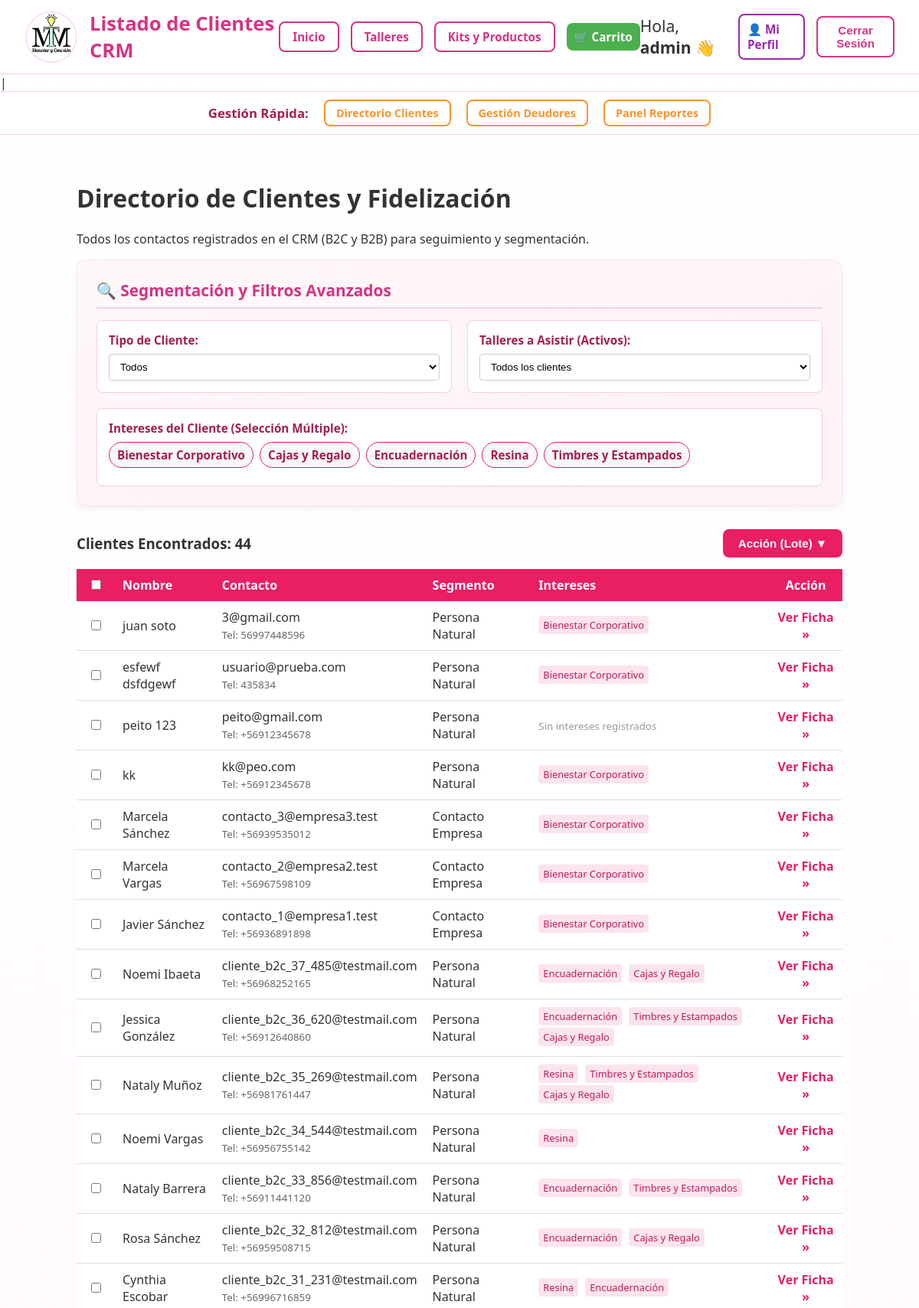
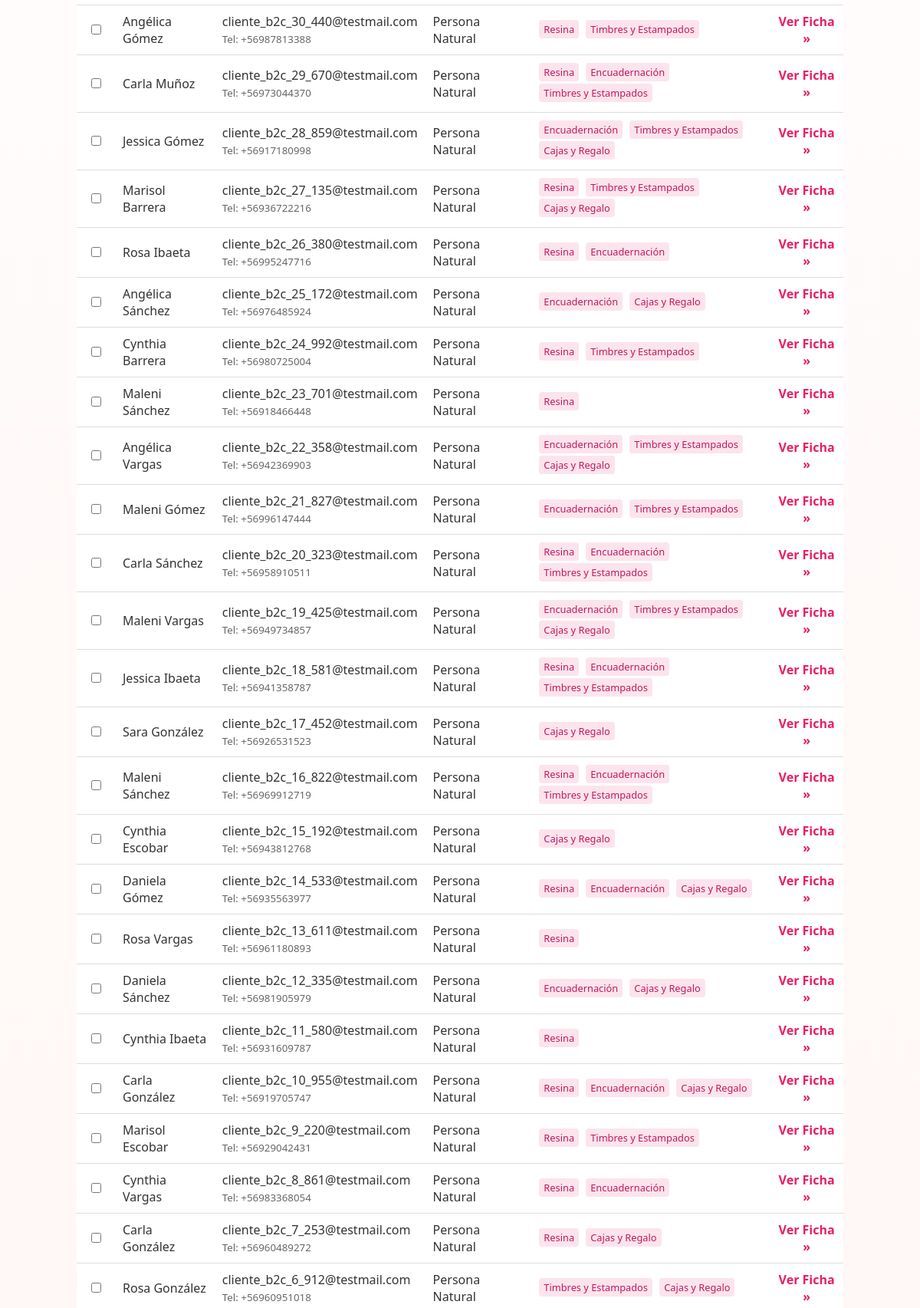
Screenshot of /gestion/clientes/ (signed in, upper part) with the database file from the repository (2 pictures, top to bottom).
### crm/models.py (models this page shows, shortened)
class Interes(models.Model):
    nombre = models.CharField(max_length=100, unique=True, verbose_name="Nombre del Interés")
    descripcion = models.TextField(blank=True, verbose_name="Descripción o Palabras Clave")
    class Meta:
        verbose_name_plural = "Intereses"

class Cliente(models.Model):
    TIPO_CLIENTE_CHOICES = [
        ('B2C', 'Persona Natural'),
        ('B2B', 'Contacto Empresa'), # Etiqueta actualizada
    ]
    nombre_completo = models.CharField(max_length=150, verbose_name="Nombre Completo (Contacto)") # Etiqueta actualizada
    email = models.EmailField(unique=True, verbose_name="Correo Electrónico (Contacto)") # Etiqueta actualizada
    telefono = models.CharField(max_length=20, blank=True, null=True, verbose_name="Teléfono (Contacto)") # Etiqueta actualizada
    fecha_nacimiento = models.DateField(blank=True, null=True, verbose_name="Fecha de Nacimiento (si aplica)") # Etiqueta actualizada
    empresa = models.ForeignKey(
        Empresa,
        on_delete=models.SET_NULL, # Si se borra la empresa, el contacto no se borra, solo pierde el vínculo
        blank=True,
        null=True,
        related_name='contactos', # Permite acceder a los contactos desde una empresa: empresa.contactos.all()
        verbose_name="Empresa (si aplica)"
    )
    comuna_vive = models.CharField(max_length=100, blank=True, null=True, verbose_name="Comuna de Residencia")
    tipo_cliente = models.CharField(max_length=3, choices=TIPO_CLIENTE_CHOICES, default='B2C', verbose_name="Tipo de Contacto") # Etiqueta actualizada
    intereses_cliente = models.ManyToManyField(Interes, blank=True, related_name='clientes', verbose_name="Intereses del Contacto") # Etiqueta actualizada
    observaciones = models.TextField(blank=True, verbose_name="Observaciones de Gestión (Seguimiento, etc.)")
    fecha_registro = models.DateTimeField(auto_now_add=True)

### crm/views.py (the view, shortened to what this page needs)
# urls.py: path('gestion/clientes/', views.listado_clientes, name='listado_clientes'),
@user_passes_test(is_superuser)
def listado_clientes(request):
    tipo_cliente_filtro = request.GET.get('tipo', None)
    intereses_filtro = request.GET.getlist('interes', [])
    taller_asistir_filtro = request.GET.get('taller_asistir', None)
    clientes = Cliente.objects.all().order_by('-fecha_registro')
    if tipo_cliente_filtro:
        clientes = clientes.filter(tipo_cliente=tipo_cliente_filtro)
    if intereses_filtro:
        interes_ids_int = [int(i) for i in intereses_filtro if i.isdigit()]
        if interes_ids_int:
            clientes = clientes.filter(intereses_cliente__id__in=interes_ids_int).distinct()
    if taller_asistir_filtro and taller_asistir_filtro.isdigit():
        taller_id = int(taller_asistir_filtro)
        clientes = clientes.filter(
            inscripciones__taller__id=taller_id,
            inscripciones__estado_pago__in=['PENDIENTE', 'ABONADO', 'PAGADO']
        ).distinct()
    todos_intereses = Interes.objects.all().order_by('nombre')
    talleres_futuros = Taller.objects.filter(
        esta_activo=True,
        fecha_taller__gte=timezone.now().date()
    ).order_by('fecha_taller')
    context = {
        'titulo': 'Listado de Clientes CRM',
        'clientes': clientes,
        'todos_intereses': todos_intereses,
        'intereses_activos': [int(i) for i in intereses_filtro if i.isdigit()],
        'talleres_futuros': talleres_futuros,
        'taller_asistir_activo': int(taller_asistir_filtro) if taller_asistir_filtro and taller_asistir_filtro.isdigit() else None,
    }
    return render(request, 'crm/listado_clientes.html', context)

### crm/views.py (called while the page is built)
def is_superuser(user):
    return user.is_superuser

### crm/templates/crm/listado_clientes.html (shortened to what this page needs)
{% extends 'crm/base.html' %}
{% load humanize crm_tags %}
{% block content %}
    <h1>Directorio de Clientes y Fidelización</h1>
    <p>Todos los contactos registrados en el CRM (B2C y B2B) para seguimiento y segmentación.</p>
    <form method="GET" id="filterForm" action="{% url 'listado_clientes' %}">
        <div class="filter-container">
            <h2 class="filter-section-title">🔍 Segmentación y Filtros Avanzados</h2>
            <div style="display: flex; flex-wrap: wrap; gap: 20px;">
                <div class="filter-group">
                    <label>Tipo de Cliente:</label>
                    <select name="tipo" onchange="submitFilters()" class="filter-input">
                        <option value="" {% if not request.GET.tipo %}selected{% endif %}>Todos</option>
                    </select>
                </div>
                <div class="filter-group">
                    <label>Talleres a Asistir (Activos):</label>
                    <select name="taller_asistir" onchange="submitFilters()" class="filter-input">
                        <option value="" {% if not request.GET.taller_asistir %}selected{% endif %}>Todos los clientes</option>
                    </select>
                </div>
                <div class="filter-group" style="min-width: 300px; flex: 2;">
                    <label>Intereses del Cliente (Selección Múltiple):</label>
                    <div class="interest-chips">
                        {% for interes in todos_intereses %}
                            <label class="interest-chip-label">
                                <span class="interest-chip-text">{{ interes.nombre }}</span>
                            </label>
                        {% endfor %}
                    </div>
                </div>
            </div>
        </div>
    </form>
    <div style="margin-bottom: 15px; display: flex; justify-content: space-between; align-items: center;">
        <h3 style="margin: 0;">Clientes Encontrados: {{ clientes|length }}</h3>
        <div class="action-dropdown">
            <button type="button" onclick="toggleDropdown()"
                    class="btn btn-register"
                    style="background: #e91e63; padding: 10px 20px; font-weight: bold;">
                Acción (Lote) ▼
            </button>
        </div>
    </div>
    <table style="width: 100%; border-collapse: collapse; margin-top: 5px;">
        <thead>
            <tr style="background-color: #e91e63; color: white;">
                <th style="padding: 10px; width: 30px;"><input type="checkbox" id="selectAll"></th>
                <th style="padding: 10px; text-align: left;">Nombre</th>
                <th style="padding: 10px; text-align: left;">Contacto</th>
                <th style="padding: 10px; text-align: left;">Segmento</th>
                <th style="padding: 10px; text-align: left;">Intereses</th>
                <th style="padding: 10px;">Acción</th>
            </tr>
        </thead>
        <tbody>
            {% for cliente in clientes %}
                <tr style="border-bottom: 1px solid #ddd; background-color: white;">
                    <td style="padding: 10px; text-align: center;">
                        <input type="checkbox" name="cliente_seleccionado" value="{{ cliente.id }}" class="client-checkbox">
                    </td>
                    <td style="padding: 10px;">{{ cliente.nombre_completo }}</td>
                    <td style="padding: 10px;">
                        {{ cliente.email }}<br>
                        <small style="color: #666;">Tel: {{ cliente.telefono|default:'N/A' }}</small>
                    </td>
                    <td style="padding: 10px;">{{ cliente.get_tipo_cliente_display }}</td>
                    <td style="padding: 10px;">
                        {% for interes in cliente.intereses_cliente.all %}
                            <span style="display: inline-block; background-color: #fce4ec; color: #c2185b; border-radius: 4px; padding: 3px 6px; font-size: 0.8em; margin-right: 5px; margin-bottom: 3px;">
                                {{ interes.nombre }}
                            </span>
                        {% empty %}
                            <small style="color: #999;">Sin intereses registrados</small>
                        {% endfor %}
                    </td>
                    <td style="padding: 10px; text-align: center;">
                        <a href="{% url 'detalle_cliente_admin' cliente_id=cliente.id %}" style="color: #e91e63; text-decoration: none; font-weight: bold;">Ver Ficha »</a>
                    </td>
                </tr>
            {% empty %}
                <tr>
                    <td colspan="6" style="padding: 20px; text-align: center; background-color: #fffde7; color: #555;">No hay clientes que coincidan con los filtros.</td>
                </tr>
            {% endfor %}
        </tbody>
    </table>
{% endblock content %}

### crm/templates/crm/base.html (shortened to what this page needs)
{% load static %}
<!DOCTYPE html>
<html lang="es">
<head>
</head>
<body>
    <header>
        <div class="header-titulo-container">
            <img src="{% static 'logo.jpg' %}" height="70px" class="logo-titulo">
            <h1>{{ titulo|default:'TMM Bienestar y Conexión' }} </h1>
        </div>
        <nav class="nav-main">
            <a href="{% url 'home' %}" class="nav-btn">Inicio</a>
            <a href="{% url 'catalogo_talleres' %}" class="nav-btn">Talleres</a>
            <a href="{% url 'catalogo_productos' %}" class="nav-btn">Kits y Productos</a>
            <a href="{% url 'ver_carrito' %}" class="btn btn-cart" title="Ver mi carrito">
                 🛒 Carrito
            </a>
        </nav>
        <div class="auth-actions">
            {% if user.is_authenticated %}
                <span>Hola, <strong>{{ user.first_name|default:user.username }}</strong> 👋</span>
                <a href="{% url 'perfil_usuario' %}" class="btn btn-profile" title="Mi Perfil">
                    👤 Mi Perfil
                </a>
                <form method="POST" action="{% url 'logout' %}" style="display:inline;">
                    <button type="submit" class="btn btn-login">Cerrar Sesión</button>
                </form>
            {% else %}
                <a href="{% url 'login' %}" class="btn btn-login">Iniciar Sesión</a>
                <a href="{% url 'registro_cliente' %}" class="btn btn-register">Registrarse</a>
            {% endif %}
        </div>
    </header>   |
    {% if user.is_superuser %}
    <nav class="nav-admin">
        <span class="admin-title">Gestión Rápida:</span>
        <a href="{% url 'listado_clientes' %}" class="admin-btn">Directorio Clientes</a>
        <a href="{% url 'gestion_deudores' %}" class="admin-btn">Gestión Deudores</a>
        <a href="{% url 'panel_reportes' %}" class="admin-btn">Panel Reportes</a>
    </nav>
    {% endif %}
        <div class="container">
        {% block content %}{% endblock content %}
    </div>
</body>
</html>

### crm/templates/crm/base.html (style rules this page uses)
body { font-family: 'Segoe UI', sans-serif; margin: 0; padding: 0; background: linear-gradient(to bottom, #fff, #fff7f5); color: #333; }
.container { width: 90%; max-width: 1000px; margin: 20px auto; padding: 20px; }
header { background: #fff; border-bottom: 1px solid #f3d1d9; padding: 0.8em 2em; display: grid; grid-template-columns: 1fr auto 1fr; align-items: center; }
header h1 { margin: 0; font-size: 1.6rem; color: #d63384; font-weight: 700; }
.header-titulo-container { display: flex; align-items: center; gap: 15px; grid-column: 1; }
nav.nav-main { display: flex; justify-content: center; align-items: center; gap: 15px; grid-column: 2; }
.nav-btn { padding: 8px 16px; border-radius: 8px; border: 2px solid #d63384; color: #d63384; font-weight: 600; font-size: 0.95rem; text-decoration: none; transition: all 0.2s ease; }
.auth-actions { display: flex; align-items: center; gap: 15px; grid-column: 3; justify-content: flex-end; }
.auth-actions span { font-size: 21px; font-weight: 500; }
.btn { padding: 8px 18px; border-radius: 8px; font-weight: 600; text-decoration: none; border: none; cursor: pointer; font-size: 0.95rem; transition: all 0.2s ease; }
.btn-login { background: #fff; border: 2px solid #d63384; color: #d63384; }
.btn-register { background: #d63384; color: #fff; }
.nav-admin { background: #fff; border-top: 1px solid #f3d1d9; border-bottom: 1px solid #f3d1d9; padding: 10px 2em; display: flex; align-items: center; justify-content: center; gap: 20px; }
.admin-title { color: #a61e4d; font-weight: 700; font-size: 1.05rem; }
.admin-btn { padding: 6px 14px; border-radius: 8px; border: 2px solid #ff922b; color: #ff922b; font-weight: 600; font-size: 0.9rem; text-decoration: none; transition: all 0.2s ease; }
h2 { border-bottom: 2px solid #f3d1d9; padding-bottom: 8px; color: #a61e4d; }
.btn-profile { background: #fff; border: 2px solid #9c27b0; color: #9c27b0; font-weight: 600; padding: 8px 10px; }
.btn-cart { background: #4caf50; color: white; border: none; padding: 8px 10px; font-size: 0.95rem; }

### crm/templates/crm/listado_clientes.html (style rules this page uses)
.filter-container { background: linear-gradient(to bottom right, #fff8f8, #fdf2f8); border: 1px solid #fde2e8; border-radius: 12px; padding: 25px; margin-bottom: 30px; box-shadow: 0 4px 10px rgba(0,0,0,0.05); }
.filter-section-title { color: #d63384; font-weight: 800; font-size: 1.3rem; margin-top: 0; margin-bottom: 15px; }
.filter-group { padding: 15px; border: 1px solid #f3d1d9; border-radius: 8px; background: #fff; box-shadow: 0 2px 4px rgba(0,0,0,0.02); flex: 1; min-width: 280px; }
.filter-group label { display: block; font-weight: 600; color: #a61e4d; margin-bottom: 8px; font-size: 0.95rem; }
.filter-input { width: 100%; padding: 8px 10px; border: 1px solid #ccc; border-radius: 4px; background-color: #fff; transition: border-color 0.2s; }
.interest-chips { display: flex; flex-wrap: wrap; gap: 8px; }
.interest-chip-label { display: inline-flex; align-items: center; background-color: #f8f8f8; border: 1px solid #e91e63; color: #e91e63; padding: 6px 10px; border-radius: 20px; cursor: pointer; font-size: 0.9em; font-weight: 500; transition: background-color 0.2s, color 0.2s; }
.interest-chip-text { display: inline-block; transition: background-color 0.2s, color 0.2s; }
.action-dropdown { position: relative; display: inline-block; }

### rows the page displays
Interes: nombre "Bienestar Corporativo"
Interes: nombre "Cajas y Regalo"
Interes: nombre "Encuadernación"
Interes: nombre "Resina"
Interes: nombre "Timbres y Estampados"
Cliente: nombre_completo "juan soto", email "3@gmail.com", telefono "56997448596", tipo_cliente "Persona Natural"
Cliente: nombre_completo "esfewf dsfdgewf", email "usuario@prueba.com", telefono "435834", tipo_cliente "Persona Natural"
Cliente: nombre_completo "peito 123", email "peito@gmail.com", telefono "+56912345678", tipo_cliente "Persona Natural"
Cliente: nombre_completo "kk", email "kk@peo.com", telefono "+56912345678", tipo_cliente "Persona Natural"
Cliente: nombre_completo "Marcela Sánchez", email "contacto_3@empresa3.test", telefono "+56939535012", tipo_cliente "Contacto Empresa"
Cliente: nombre_completo "Marcela Vargas", email "contacto_2@empresa2.test", telefono "+56967598109", tipo_cliente "Contacto Empresa"
Cliente: nombre_completo "Javier Sánchez", email "contacto_1@empresa1.test", telefono "+56936891898", tipo_cliente "Contacto Empresa"
Cliente: nombre_completo "Noemi Ibaeta", email "cliente_b2c_37_485@testmail.com", telefono "+56968252165", tipo_cliente "Persona Natural"
Cliente: nombre_completo "Jessica González", email "cliente_b2c_36_620@testmail.com", telefono "+56912640860", tipo_cliente "Persona Natural"
Cliente: nombre_completo "Nataly Muñoz", email "cliente_b2c_35_269@testmail.com", telefono "+56981761447", tipo_cliente "Persona Natural"
Cliente: nombre_completo "Noemi Vargas", email "cliente_b2c_34_544@testmail.com", telefono "+56956755142", tipo_cliente "Persona Natural"
Cliente: nombre_completo "Nataly Barrera", email "cliente_b2c_33_856@testmail.com", telefono "+56911441120", tipo_cliente "Persona Natural"
Cliente: nombre_completo "Rosa Sánchez", email "cliente_b2c_32_812@testmail.com", telefono "+56959508715", tipo_cliente "Persona Natural"
Cliente: nombre_completo "Cynthia Escobar", email "cliente_b2c_31_231@testmail.com", telefono "+56996716859", tipo_cliente "Persona Natural"
Cliente: nombre_completo "Angélica Gómez", email "cliente_b2c_30_440@testmail.com", telefono "+56987813388", tipo_cliente "Persona Natural"
Cliente: nombre_completo "Carla Muñoz", email "cliente_b2c_29_670@testmail.com", telefono "+56973044370", tipo_cliente "Persona Natural"
Cliente: nombre_completo "Jessica Gómez", email "cliente_b2c_28_859@testmail.com", telefono "+56917180998", tipo_cliente "Persona Natural"
Cliente: nombre_completo "Marisol Barrera", email "cliente_b2c_27_135@testmail.com", telefono "+56936722216", tipo_cliente "Persona Natural"
Cliente: nombre_completo "Rosa Ibaeta", email "cliente_b2c_26_380@testmail.com", telefono "+56995247716", tipo_cliente "Persona Natural"
Cliente: nombre_completo "Angélica Sánchez", email "cliente_b2c_25_172@testmail.com", telefono "+56976485924", tipo_cliente "Persona Natural"
Cliente: nombre_completo "Cynthia Barrera", email "cliente_b2c_24_992@testmail.com", telefono "+56980725004", tipo_cliente "Persona Natural"
Cliente: nombre_completo "Maleni Sánchez", email "cliente_b2c_23_701@testmail.com", telefono "+56918466448", tipo_cliente "Persona Natural"
Cliente: nombre_completo "Angélica Vargas", email "cliente_b2c_22_358@testmail.com", telefono "+56942369903", tipo_cliente "Persona Natural"
Cliente: nombre_completo "Maleni Gómez", email "cliente_b2c_21_827@testmail.com", telefono "+56996147444", tipo_cliente "Persona Natural"
Cliente: nombre_completo "Carla Sánchez", email "cliente_b2c_20_323@testmail.com", telefono "+56958910511", tipo_cliente "Persona Natural"
Cliente: nombre_completo "Maleni Vargas", email "cliente_b2c_19_425@testmail.com", telefono "+56949734857", tipo_cliente "Persona Natural"
Cliente: nombre_completo "Jessica Ibaeta", email "cliente_b2c_18_581@testmail.com", telefono "+56941358787", tipo_cliente "Persona Natural"
Cliente: nombre_completo "Sara González", email "cliente_b2c_17_452@testmail.com", telefono "+56926531523", tipo_cliente "Persona Natural"
Cliente: nombre_completo "Maleni Sánchez", email "cliente_b2c_16_822@testmail.com", telefono "+56969912719", tipo_cliente "Persona Natural"
Cliente: nombre_completo "Cynthia Escobar", email "cliente_b2c_15_192@testmail.com", telefono "+56943812768", tipo_cliente "Persona Natural"
Cliente: nombre_completo "Daniela Gómez", email "cliente_b2c_14_533@testmail.com", telefono "+56935563977", tipo_cliente "Persona Natural"
Cliente: nombre_completo "Rosa Vargas", email "cliente_b2c_13_611@testmail.com", telefono "+56961180893", tipo_cliente "Persona Natural"
Cliente: nombre_completo "Daniela Sánchez", email "cliente_b2c_12_335@testmail.com", telefono "+56981905979", tipo_cliente "Persona Natural"
Cliente: nombre_completo "Cynthia Ibaeta", email "cliente_b2c_11_580@testmail.com", telefono "+56931609787", tipo_cliente "Persona Natural"
Cliente: nombre_completo "Carla González", email "cliente_b2c_10_955@testmail.com", telefono "+56919705747", tipo_cliente "Persona Natural"
Cliente: nombre_completo "Marisol Escobar", email "cliente_b2c_9_220@testmail.com", telefono "+56929042431", tipo_cliente "Persona Natural"
Cliente: nombre_completo "Cynthia Vargas", email "cliente_b2c_8_861@testmail.com", telefono "+56983368054", tipo_cliente "Persona Natural"
Cliente: nombre_completo "Carla González", email "cliente_b2c_7_253@testmail.com", telefono "+56960489272", tipo_cliente "Persona Natural"
Cliente: nombre_completo "Rosa González", email "cliente_b2c_6_912@testmail.com", telefono "+56960951018", tipo_cliente "Persona Natural"

### other values shown
{{ titulo|default:'TMM Bienestar y Conexión' }} "Listado de Clientes CRM"
{{ user.first_name|default:user.username }} "admin"
{{ clientes|length }} "44"
